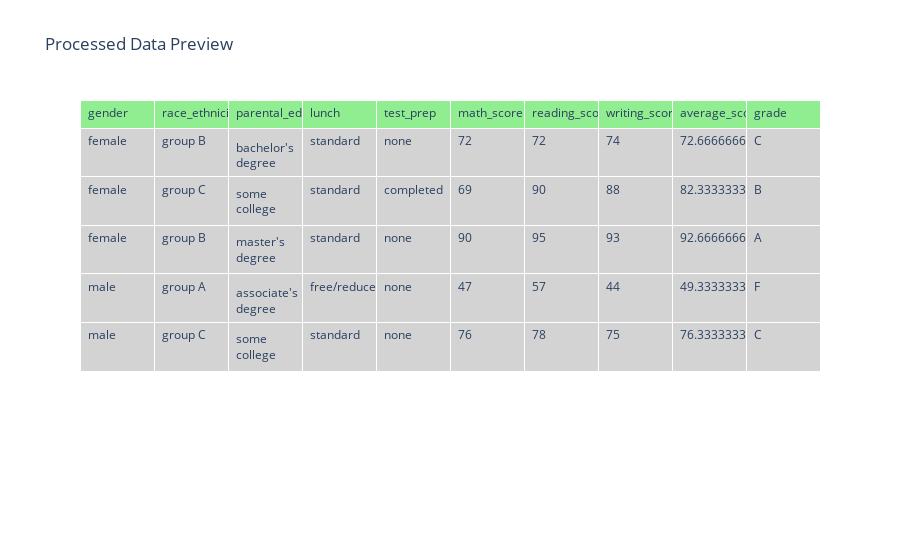

This figure's notebook cell:
### Markdown cell above
## 1. Data Cleaning and Preprocessing

### Code cell
# Rename columns for easier analysis
df.columns = ['gender', 'race_ethnicity', 'parental_education', 'lunch', 'test_prep', 'math_score', 'reading_score', 'writing_score']

# Calculate average score
df['average_score'] = (df['math_score'] + df['reading_score'] + df['writing_score']) / 3

# Create grade levels
def score_grade(score):
    if score >= 90:
        return 'A'
    elif score >= 80:
        return 'B'
    elif score >= 70:
        return 'C'
    elif score >= 60:
        return 'D'
    else:
        return 'F'

df['grade'] = df['average_score'].apply(score_grade)

print("Data after preprocessing:")

# Interactive preview of processed data
fig = go.Figure(data=[go.Table(
    header=dict(values=list(df.columns),
                fill_color='lightgreen',
                align='left'),
    cells=dict(values=[df[col].head() for col in df.columns],
               fill_color='lightgray',
               align='left'))
])
fig.update_layout(title="Processed Data Preview")
fig.show()

df.head()

### Figure 1 — Plotly figure (JSON) as saved in the notebook; plotly's stock layout.template omitted (floating-point values rounded to 4 significant figures)
{"data": [{"cells": {"align": "left", "fill": {"color": "lightgray"}, "values": [["female", "female", "female", "male", "male"], ["group B", "group C", "group B", "group A", "group C"], ["bachelor's degree", "some college", "master's degree", "associate's degree", "some college"], ["standard", "standard", "standard", "free/reduced", "standard"], ["none", "completed", "none", "none", "none"], [72, 69, 90, 47, 76], [72, 90, 95, 57, 78], [74, 88, 93, 44, 75], [72.67, 82.33, 92.67, 49.33, 76.33], ["C", "B", "A", "F", "C"]]}, "header": {"align": "left", "fill": {"color": "lightgreen"}, "values": ["gender", "race_ethnicity", "parental_education", "lunch", "test_prep", "math_score", "reading_score", "writing_score", "average_score", "grade"]}, "type": "table"}], "layout": {"title": {"text": "Processed Data Preview"}}}
